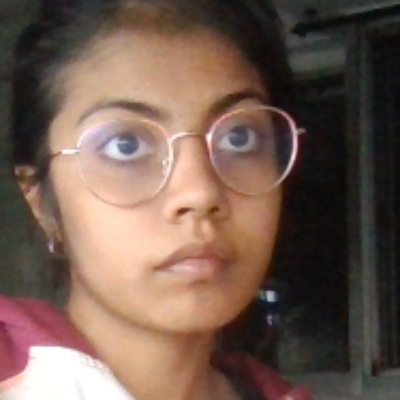
#> input picture newImg.jpg, 400 x 400 px; its folder holds only this picture in this run
$ python -i fr.py   (imports and definitions only)
#> lines starting #> are read from the running program, lines starting #| are printed output that depends on the picture
#> further down, picture is the input picture: shape (400, 400, 3); mean B, G, R 80, 91.7, 114.3
from time import time
from flask import Flask, render_template, Response, request
import cv2
# import face_recognition
import numpy as np
import requests
# import base64

# [1 line not run here, left out]
switch =1


# [4 lines not run here, left out]
face_cascade = cv2.CascadeClassifier()
# [1 line not run here, left out]
flag = True


def face_extractor(img):
    # Function detects faces and returns the cropped face
    # If no face detected, it returns the input image

    frame_gray = cv2.cvtColor(img,cv2.COLOR_BGR2GRAY)
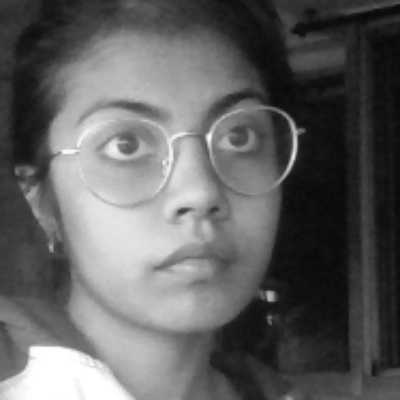
#> frame_gray: shape (400, 400); min 7, max 255, mean 97.1
    frame_gray = cv2.equalizeHist(frame_gray)
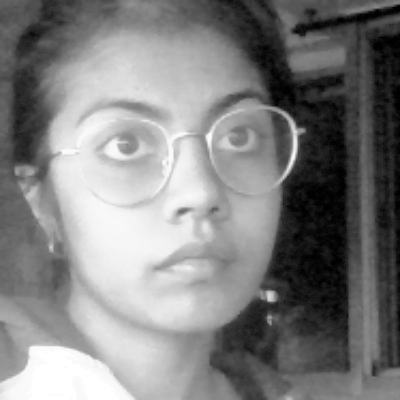
#> frame_gray: shape (400, 400); min 0, max 255, mean 128.3
#> (the run stopped early here; a loop or call above may not have finished)
